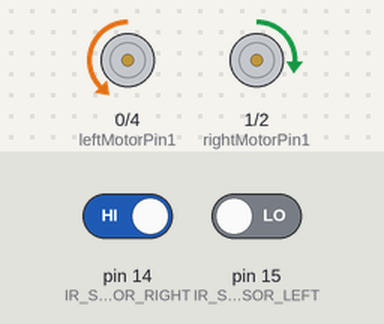
Simulated run of this sketch. Board: Arduino Uno, built with avr-gcc and run on an emulated ATmega328P. Parts: motor-driver pin pairs drawn as motors (green arrow = first pin HIGH = forward, orange = second pin HIGH = backward, longer = more drive, scaled by the enable pin). Inputs (shaded band) come from the test bench; at power-on: pin 14 (IR_SENSOR_RIGHT) HIGH, pin 15 (IR_SENSOR_LEFT) LOW.

Above: at 1.2 s.
1.3 s: pin 14 (IR_SENSOR_RIGHT) driven LOW
At 2.0 s:
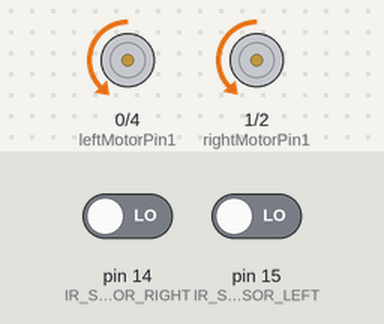
2.8 s: pin 15 (IR_SENSOR_LEFT) driven HIGH
At 3.2 s:
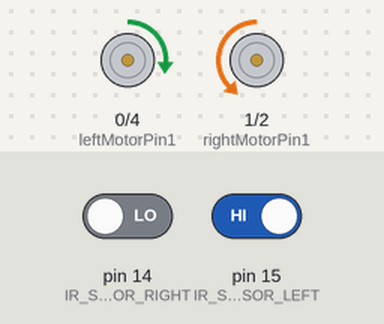
4.3 s: pin 14 (IR_SENSOR_RIGHT) driven HIGH
At 5.5 s:
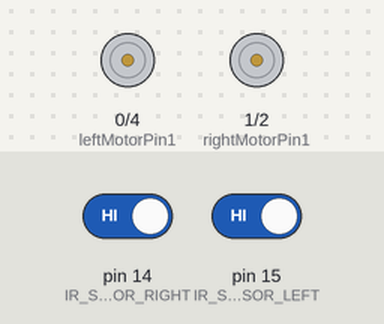
5.8 s: pin 15 (IR_SENSOR_LEFT) driven LOW
At 7.2 s:
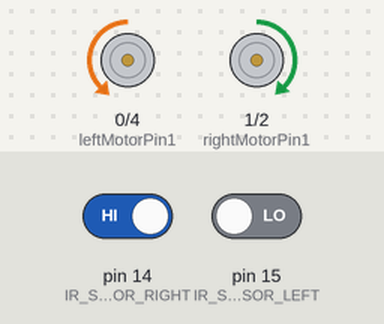
Timing chart, 0 to 8.3 s (numbered marks = the images above; inputs shaded):
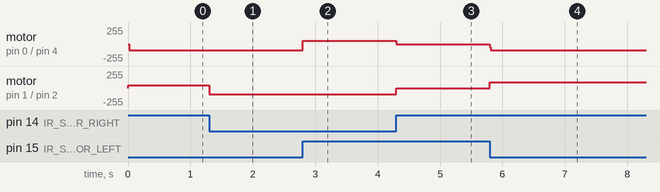

The sketch:

LineFollowerRobot.ino
```cpp
#define IR_SENSOR_RIGHT 14
#define IR_SENSOR_LEFT 15
#define MOTOR_SPEED -90

//Right motor
int enableRightMotor=3;
int rightMotorPin1=1;
int rightMotorPin2=2;

//Left motor
int enableLeftMotor=5;
int leftMotorPin1=0;
int leftMotorPin2=4;

float turnFactor = -0.5f;

void setup()
{
  //The problem with TT gear motors is that, at very low pwm value it does not even rotate.
  //If we increase the PWM value then it rotates faster and our robot is not controlled in that speed and goes out of line.
  //For that we need to increase the frequency of analogWrite.
  //Below line is important to change the frequency of PWM signal on pin D5 and D6
  //Because of this, motor runs in controlled manner (lower speed) at high PWM value.
  //This sets frequecny as 7812.5 hz.
  TCCR0B = TCCR0B & B11111000 | B00000101 ;

  // put your setup code here, to run once:
  pinMode(enableRightMotor, OUTPUT);
  pinMode(rightMotorPin1, OUTPUT);
  pinMode(rightMotorPin2, OUTPUT);

  pinMode(enableLeftMotor, OUTPUT);
  pinMode(leftMotorPin1, OUTPUT);
  pinMode(leftMotorPin2, OUTPUT);

  pinMode(IR_SENSOR_RIGHT, INPUT);
  pinMode(IR_SENSOR_LEFT, INPUT);
  rotateMotor(0,0);
}


void loop()
{

  int rightIRSensorValue = digitalRead(IR_SENSOR_RIGHT);
  int leftIRSensorValue = digitalRead(IR_SENSOR_LEFT);

  //If none of the sensors detects black line, then go straight
  if (rightIRSensorValue == LOW && leftIRSensorValue == LOW)
  {
    rotateMotor(MOTOR_SPEED, MOTOR_SPEED);
  }
  //If right sensor detects black line, then turn right
  else if (rightIRSensorValue == HIGH && leftIRSensorValue == LOW )
  {
      rotateMotor(MOTOR_SPEED * turnFactor, MOTOR_SPEED);
  }
  //If left sensor detects black line, then turn left
  else if (rightIRSensorValue == LOW && leftIRSensorValue == HIGH )
  {
      rotateMotor(MOTOR_SPEED, MOTOR_SPEED * turnFactor);
  }
  //If both the sensors detect black line, then stop
  else
  {
    rotateMotor(0, 0);
  }
}


void rotateMotor(int rightMotorSpeed, int leftMotorSpeed)
{

  if (rightMotorSpeed < 0)
  {
    digitalWrite(rightMotorPin1,LOW);
    digitalWrite(rightMotorPin2,HIGH);
  }
  else if (rightMotorSpeed > 0)
  {
    digitalWrite(rightMotorPin1,HIGH);
    digitalWrite(rightMotorPin2,LOW);
  }
  else
  {
    digitalWrite(rightMotorPin1,LOW);
    digitalWrite(rightMotorPin2,LOW);
  }

  if (leftMotorSpeed < 0)
  {
    digitalWrite(leftMotorPin1,LOW);
    digitalWrite(leftMotorPin2,HIGH);
  }
  else if (leftMotorSpeed > 0)
  {
    digitalWrite(leftMotorPin1,HIGH);
    digitalWrite(leftMotorPin2,LOW);
  }
  else
  {
    digitalWrite(leftMotorPin1,LOW);
    digitalWrite(leftMotorPin2,LOW);
  }
  analogWrite(enableRightMotor, abs(rightMotorSpeed));
  analogWrite(enableLeftMotor, abs(leftMotorSpeed));
}
```

Measured:
- after the input at 1.3 s, motor on pin 1 (rightMotorPin1) / pin 2 (rightMotorPin2): forward 45/255 → backward 90/255 at once
- after the input at 2.8 s, motor on pin 0 (leftMotorPin1) / pin 4 (leftMotorPin2): backward 91/255 → forward 46/255 at once
- after the input at 4.3 s, motor on pin 0 (leftMotorPin1) / pin 4 (leftMotorPin2): forward 46/255 → stopped at once; motor on pin 1 (rightMotorPin1) / pin 2 (rightMotorPin2): backward 90/255 → stopped at once
- after the input at 5.8 s, motor on pin 0 (leftMotorPin1) / pin 4 (leftMotorPin2): stopped → backward 91/255 at once; motor on pin 1 (rightMotorPin1) / pin 2 (rightMotorPin2): stopped → forward 90/255 at once
